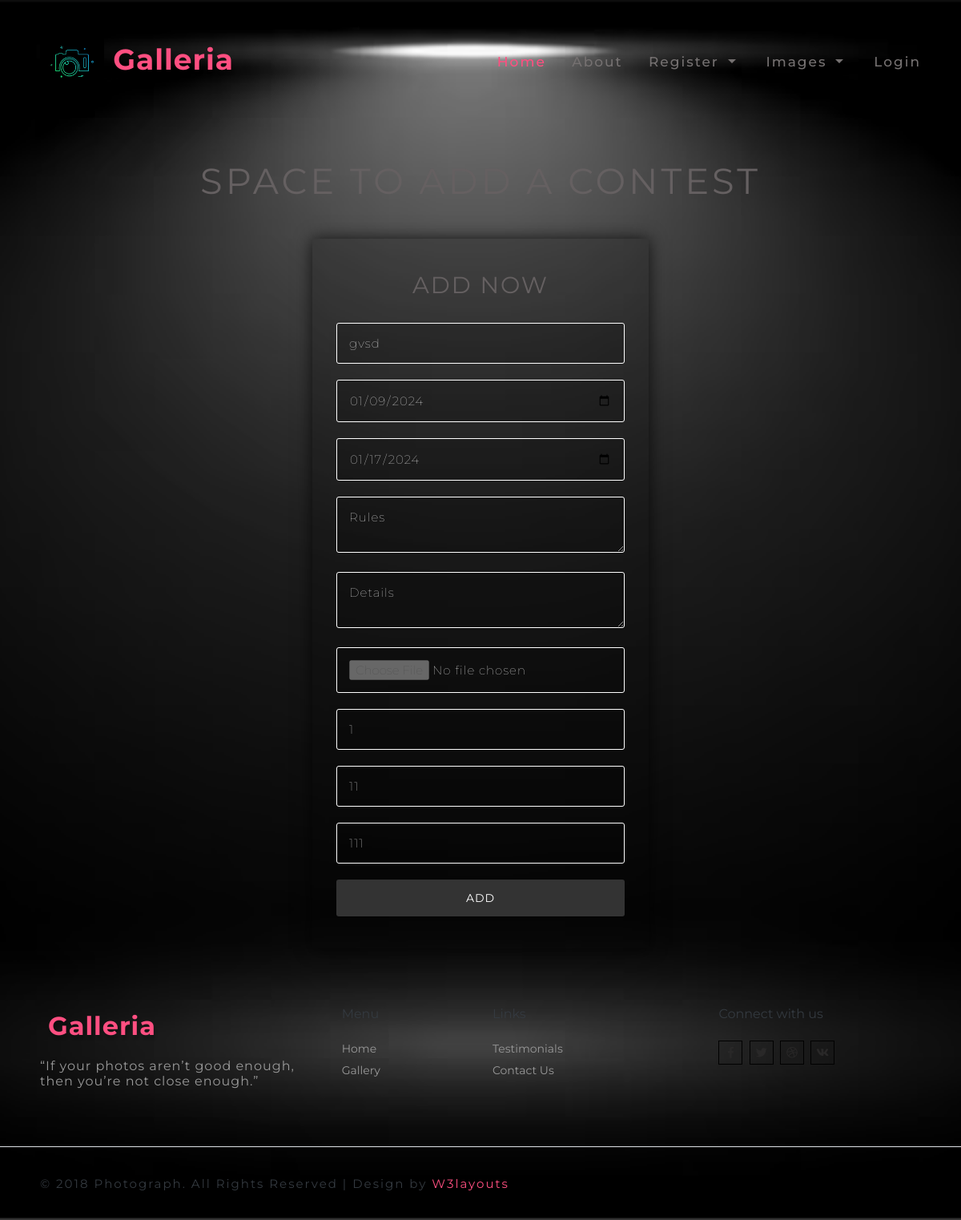
Before: /edit_con/2 with the older database file.
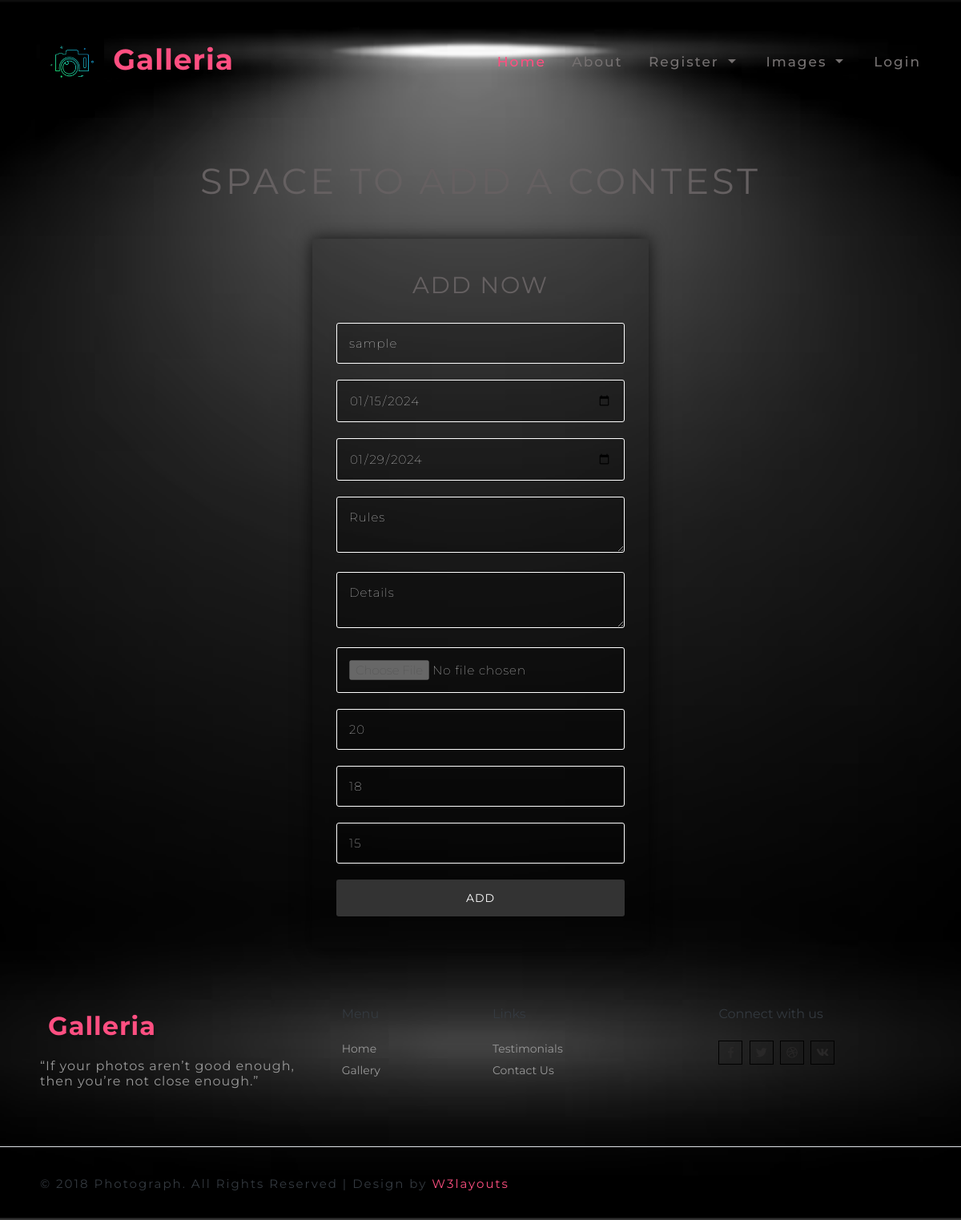
After: the same page with the newer database file.
### Image/models.py (models this page shows)
class contest(db.Model, UserMixin):
    id=db.Column(db.Integer, primary_key=True)
    userid= db.Column(db.Integer,ForeignKey('register.id'))
    title= db.Column(db.String(80))
    start_date= db.Column(db.String(80))
    end_date= db.Column(db.String(80))
    rules = db.Column(db.String(200))
    details= db.Column(db.String(200))
    image=db.Column(db.String(80))
    prize_1=db.Column(db.String(80))
    prize_2=db.Column(db.String(80))
    prize_3=db.Column(db.String(80))

### Image/routes.py (the view)
@login_required
@app.route('/edit_con/<int:id>',methods=['GET', 'POST'])
def edit_contest(id):
    a = contest.query.filter_by(id=id).first()
    if request.method == 'POST':
        a.title = request.form['title']
        a.start_date = request.form['start_date']
        a.end_date = request.form['end_date']
        a.rules = request.form['rules']
        a.details = request.form['details']
        a.prize_1 = request.form['prize_1']
        a.prize_2 = request.form['prize_2']
        a.prize_3 = request.form['prize_3']
        db.session.commit()
        return render_template("edit_contest.html",a=a,alert=True)
    else :
        return render_template("edit_contest.html",a=a)

### Image/templates/edit_contest.html (shortened to what this page needs)
{% extends 'layout.html' %}
{% block content %}
<!DOCTYPE html>
<html lang="en">
<head>
	<link href="../static/contest/css/style.css" rel="stylesheet" type="text/css" media="all" />
</head>
<body>
	<div class="main">
		<div class="main-w3l">
			<h1 class="logo-w3" style="color: #656061;">Space To Add A Contest</h1>
			<div class="w3layouts-main">
				<h2 style="color: #656061;"><span>Add now</span></h2>
					<form enctype="multipart/form-data" method="post">
						<input placeholder="Title" name="title" type="text" required="" value="{{a.title}}">
						<input placeholder="Start Date" name="start_date" type="date" required="" value="{{a.start_date}}">
						<input placeholder="End Date" name="end_date" type="date" required="" value="{{a.end_date}}">
						<textarea placeholder="Rules" class="txtarea" name="rules" value="{{a.rules}}"></textarea>
						<textarea placeholder="Details" class="txtarea" name="details" value="{{a.details}}"></textarea>
						<input type="file" name="image" required="" disabled>
						<input placeholder="First Prize" name="prize_1" type="text" required="" value="{{a.prize_1}}">
						<input placeholder="Second Prize" name="prize_2" type="text" required="" value="{{a.prize_2}}">
						<input placeholder="Third Prize" name="prize_3" type="text" required="" value="{{a.prize_3}}">
						<input type="submit" value="ADD">
					</form>
			</div>
		</div>
	</div>
</body>
</html>
{% endblock %}

Changed rows visible on the page:
changed contest "Rules": title "gvsd" → "sample"; start_date "01/09/2024" → "01/15/2024"; end_date "01/17/2024" → "01/29/2024"; prize_1 "1" → "20"; prize_2 "11" → "18"; prize_3 "111" → "15"
